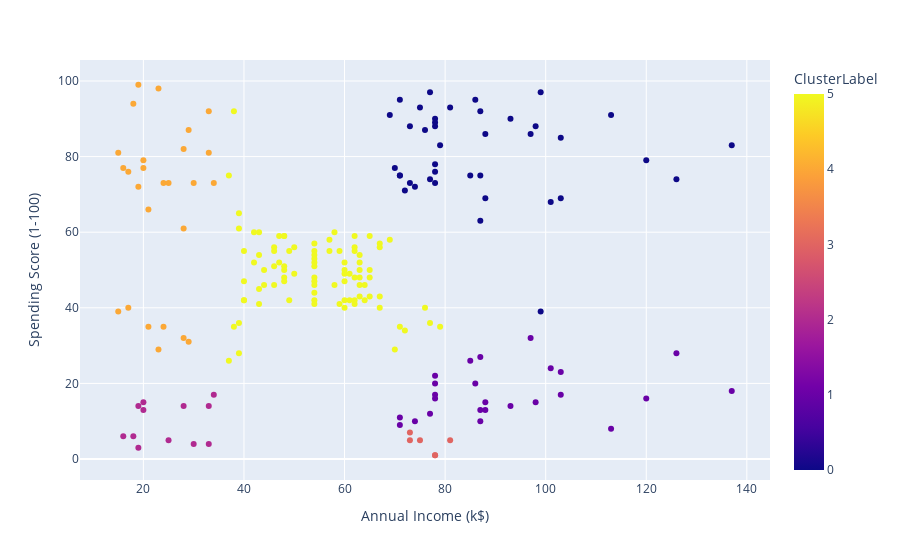

The cell this chart's notebook holds for it:
### Code cell
fig = px.scatter(data_frame=data, x="Annual Income (k$)", y="Spending Score (1-100)", color="ClusterLabel", height=400)
fig.show()

### Figure 1 — Plotly figure (JSON) as saved in the notebook; plotly's stock layout.template omitted (floating-point values rounded to 4 significant figures; data arrays with more than 128 entries replaced by an {"elided": "..."} marker saying what was removed)
{"data": [{"hovertemplate": "Annual Income (k$)=%{x}<br>Spending Score (1-100)=%{y}<br>ClusterLabel=%{marker.color}<extra></extra>", "legendgroup": "", "marker": {"color": {"elided": "200 int values"}, "coloraxis": "coloraxis", "symbol": "circle"}, "mode": "markers", "name": "", "orientation": "v", "showlegend": false, "type": "scatter", "x": {"elided": "200 int values"}, "xaxis": "x", "y": {"elided": "200 int values"}, "yaxis": "y"}], "layout": {"autosize": true, "coloraxis": {"colorbar": {"title": {"text": "ClusterLabel"}}, "colorscale": [[0, "#0d0887"], [0.1111, "#46039f"], [0.2222, "#7201a8"], [0.3333, "#9c179e"], [0.4444, "#bd3786"], [0.5556, "#d8576b"], [0.6667, "#ed7953"], [0.7778, "#fb9f3a"], [0.8889, "#fdca26"], [1, "#f0f921"]]}, "legend": {"tracegroupgap": 0}, "margin": {"t": 60}, "xaxis": {"anchor": "y", "autorange": true, "domain": [0, 1], "range": [7.578, 144.4], "title": {"text": "Annual Income (k$)"}, "type": "linear"}, "yaxis": {"anchor": "x", "autorange": true, "domain": [0, 1], "range": [-6.247, 106.2], "title": {"text": "Spending Score (1-100)"}, "type": "linear"}}}
